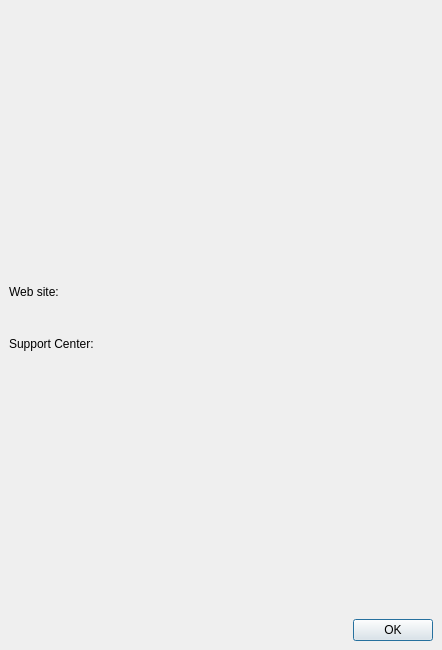
<?xml version="1.0" encoding="UTF-8"?>
<ui version="4.0">
 <class>AboutDlg</class>
 <widget class="QDialog" name="AboutDlg">
  <property name="geometry">
   <rect>
    <x>0</x>
    <y>0</y>
    <width>442</width>
    <height>650</height>
   </rect>
  </property>
  <property name="windowTitle">
   <string>About Qt 3D Studio</string>
  </property>
  <property name="accessibleName">
   <string>AboutDlg</string>
  </property>
  <layout class="QVBoxLayout" name="verticalLayout">
   <property name="leftMargin">
    <number>0</number>
   </property>
   <property name="topMargin">
    <number>120</number>
   </property>
   <property name="rightMargin">
    <number>0</number>
   </property>
   <property name="bottomMargin">
    <number>0</number>
   </property>
   <item>
    <widget class="QWidget" name="widget" native="true">
     <layout class="QVBoxLayout" name="verticalLayout_2">
      <item>
       <widget class="QLabel" name="m_ProductVersion">
        <property name="text">
         <string>&lt;studio version goes here&gt;</string>
        </property>
       </widget>
      </item>
      <item>
       <spacer name="verticalSpacer_7">
        <property name="orientation">
         <enum>Qt::Vertical</enum>
        </property>
        <property name="sizeType">
         <enum>QSizePolicy::Fixed</enum>
        </property>
        <property name="sizeHint" stdset="0">
         <size>
          <width>20</width>
          <height>12</height>
         </size>
        </property>
       </spacer>
      </item>
      <item>
       <widget class="QLabel" name="m_qtVersion">
        <property name="text">
         <string>&lt;Based on Qt version goes here&gt;</string>
        </property>
       </widget>
      </item>
      <item>
       <widget class="QLabel" name="m_buildTimestamp">
        <property name="text">
         <string>&lt;Built on timestamp goes here&gt;</string>
        </property>
       </widget>
      </item>
      <item>
       <widget class="QLabel" name="m_revisionSHA">
        <property name="text">
         <string>&lt;From revision SHA goes here&gt;</string>
        </property>
       </widget>
      </item>
      <item>
       <spacer name="verticalSpacer_3">
        <property name="orientation">
         <enum>Qt::Vertical</enum>
        </property>
        <property name="sizeType">
         <enum>QSizePolicy::Preferred</enum>
        </property>
        <property name="sizeHint" stdset="0">
         <size>
          <width>20</width>
          <height>12</height>
         </size>
        </property>
       </spacer>
      </item>
      <item>
       <widget class="QLabel" name="m_Copyright">
        <property name="text">
         <string>&lt;Copyright goes here&gt;</string>
        </property>
       </widget>
      </item>
      <item>
       <spacer name="verticalSpacer_5">
        <property name="orientation">
         <enum>Qt::Vertical</enum>
        </property>
        <property name="sizeType">
         <enum>QSizePolicy::Preferred</enum>
        </property>
        <property name="sizeHint" stdset="0">
         <size>
          <width>20</width>
          <height>6</height>
         </size>
        </property>
       </spacer>
      </item>
      <item>
       <widget class="QLabel" name="m_Credit1">
        <property name="text">
         <string>&lt;Credit 1 goes here&gt;</string>
        </property>
        <property name="wordWrap">
         <bool>true</bool>
        </property>
       </widget>
      </item>
      <item>
       <spacer name="verticalSpacer_6">
        <property name="orientation">
         <enum>Qt::Vertical</enum>
        </property>
        <property name="sizeType">
         <enum>QSizePolicy::Preferred</enum>
        </property>
        <property name="sizeHint" stdset="0">
         <size>
          <width>20</width>
          <height>6</height>
         </size>
        </property>
       </spacer>
      </item>
      <item>
       <widget class="QLabel" name="m_WebSiteLabel">
        <property name="text">
         <string>Web site:</string>
        </property>
       </widget>
      </item>
      <item>
       <widget class="QLabel" name="m_WebSite">
        <property name="text">
         <string>&lt;Link to support site here&gt;</string>
        </property>
       </widget>
      </item>
      <item>
       <spacer name="verticalSpacer_4">
        <property name="orientation">
         <enum>Qt::Vertical</enum>
        </property>
        <property name="sizeType">
         <enum>QSizePolicy::Preferred</enum>
        </property>
        <property name="sizeHint" stdset="0">
         <size>
          <width>20</width>
          <height>12</height>
         </size>
        </property>
       </spacer>
      </item>
      <item>
       <widget class="QLabel" name="m_EmailLabel">
        <property name="text">
         <string>Support Center:</string>
        </property>
       </widget>
      </item>
      <item>
       <widget class="QLabel" name="m_Email">
        <property name="text">
         <string>&lt;Link to support email here&gt;</string>
        </property>
       </widget>
      </item>
      <item>
       <spacer name="verticalSpacer">
        <property name="orientation">
         <enum>Qt::Vertical</enum>
        </property>
        <property name="sizeHint" stdset="0">
         <size>
          <width>20</width>
          <height>40</height>
         </size>
        </property>
       </spacer>
      </item>
      <item>
       <widget class="QDialogButtonBox" name="buttonBox">
        <property name="orientation">
         <enum>Qt::Horizontal</enum>
        </property>
        <property name="standardButtons">
         <set>QDialogButtonBox::Ok</set>
        </property>
       </widget>
      </item>
     </layout>
    </widget>
   </item>
  </layout>
 </widget>
 <resources/>
 <connections>
  <connection>
   <sender>buttonBox</sender>
   <signal>accepted()</signal>
   <receiver>AboutDlg</receiver>
   <slot>accept()</slot>
   <hints>
    <hint type="sourcelabel">
     <x>248</x>
     <y>254</y>
    </hint>
    <hint type="destinationlabel">
     <x>157</x>
     <y>274</y>
    </hint>
   </hints>
  </connection>
  <connection>
   <sender>buttonBox</sender>
   <signal>rejected()</signal>
   <receiver>AboutDlg</receiver>
   <slot>reject()</slot>
   <hints>
    <hint type="sourcelabel">
     <x>316</x>
     <y>260</y>
    </hint>
    <hint type="destinationlabel">
     <x>286</x>
     <y>274</y>
    </hint>
   </hints>
  </connection>
 </connections>
</ui>
